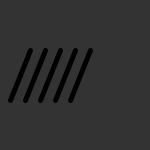
Frame 1 (no input)
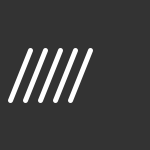
Frame 60 (the mouse pressed at the canvas centre just before this capture)
Frame 120 (the mouse held since frame 60 and released just before this capture): identical to frame 60, image omitted

The Processing sketch that drew these frames (run headless with seeded random() and noise(); from frame 60 on, the mouse is pressed at the canvas centre):

// Processing sketch: draw_lines
// ── draw_lines.pde
void setup()
{
  size(150,150);
}
void draw() 
{
 strokeWeight(5);
 background(51);
 line(10,100,30,50);
 line(25,100,45,50);
 line(40,100,60,50);
 line(55,100,75,50);
 line(70,100,90,50);
 stroke(255);
   }
